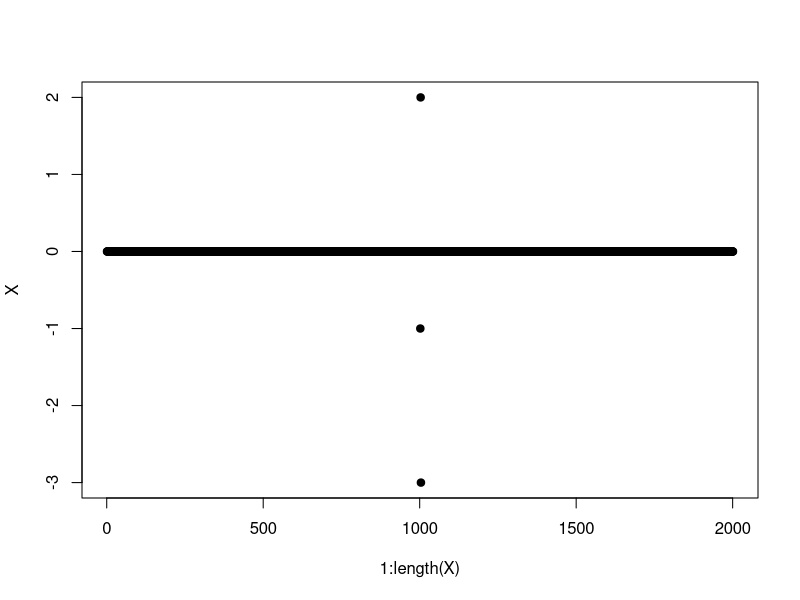
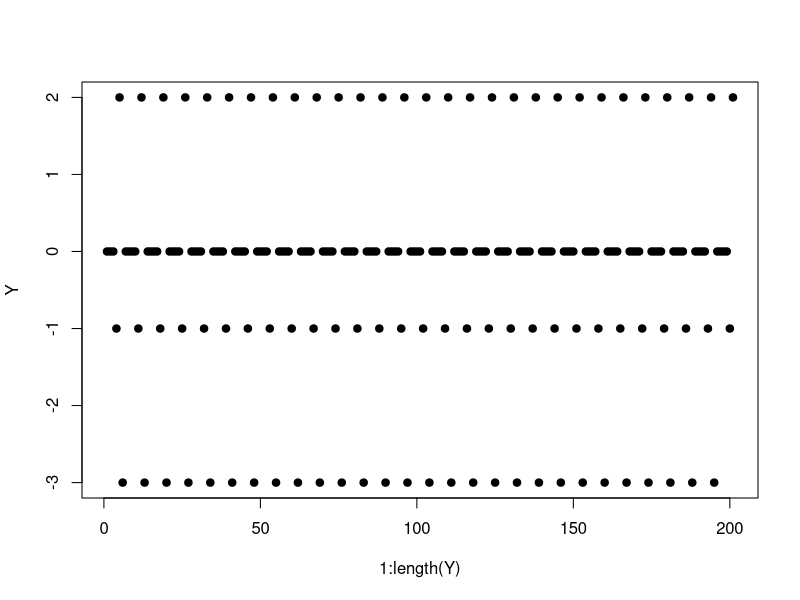

These figures' R source, in order:
x <- function(n) {
  ifelse(n %in% 1:3, (-1)^n*n, 0)
}

y <- function(n) {
  sum(x(n-7*(-100:100)))
}

X <- c()
for (n in -1000:1000) {
  X <- c(X, x(n))
}

Y <- c()
for (n in -100:100) {
  Y <- c(Y, y(n))
}

plot(1:length(X), X, pch=19)
plot(1:length(Y), Y, pch=19)